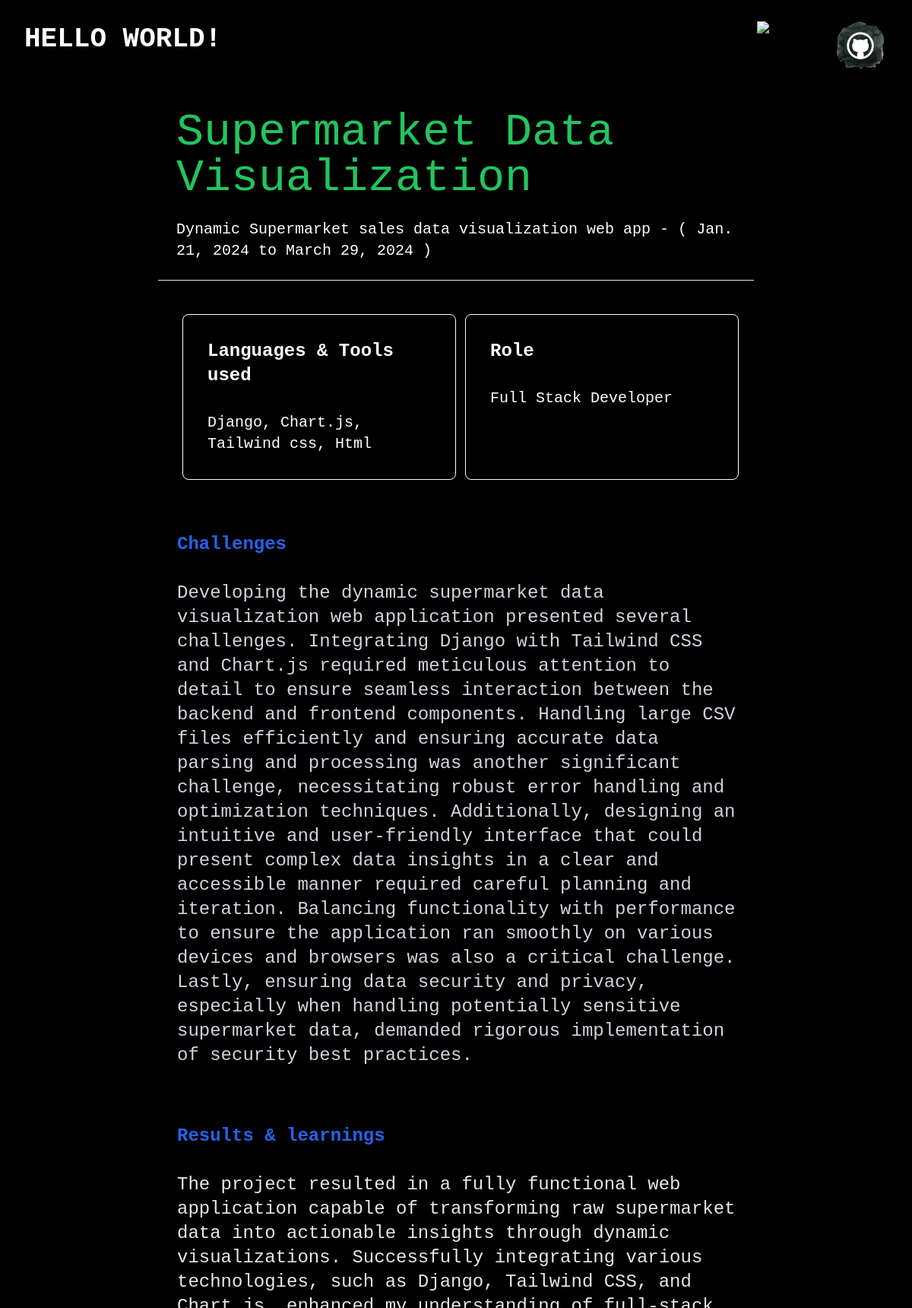
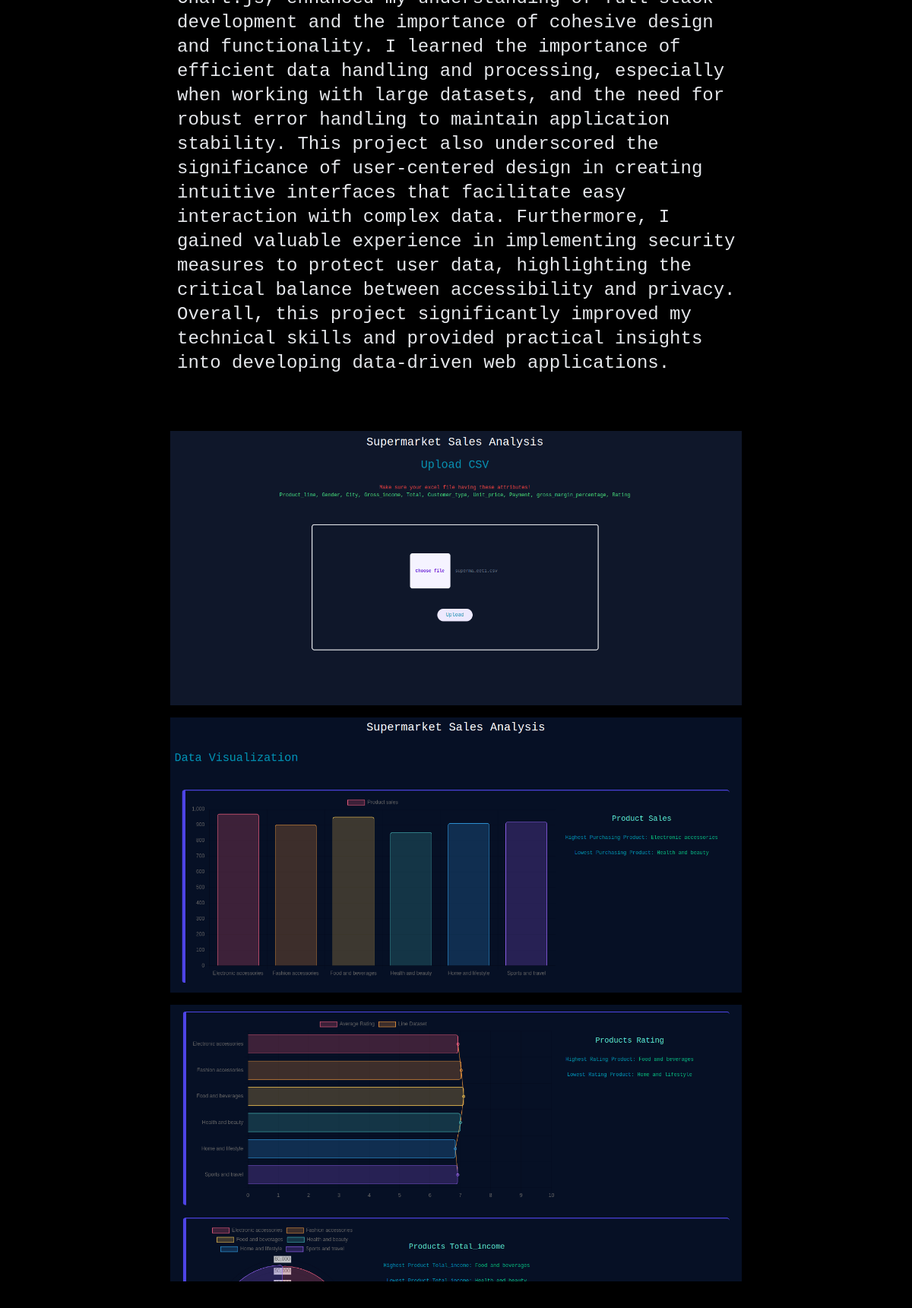
The page /projects/4/ on the database its author committed (2 pictures, top to bottom).
### home/models.py (models this page shows, shortened)
class Projectinfo(models.Model):
    project_name = models.CharField(max_length=50)
    project_description = models.CharField(max_length=225)
    technologies_used = models.CharField(max_length=225)
    role = models.CharField(max_length=50)
    challenges = models.TextField()
    results_learnings = models.TextField()
    start_timeline = models.DateField()
    end_timeline = models.DateField()
    post_date = models.DateTimeField(auto_now_add=True)
    project_link = models.CharField(max_length=255)
    image1=models.ImageField(upload_to=GetFileName,null=True,blank=True)
    image2=models.ImageField(upload_to=GetFileName,null=True,blank=True)
    image3=models.ImageField(upload_to=GetFileName,null=True,blank=True)

### home/views.py (the view)
# urls.py: path('projects/<int:project_id>/',views.projects,name="projects"),
def projects(request,project_id):
    project = get_object_or_404(Projectinfo,id=project_id)
    print(project.image1)
    return render(request,'projects.html',{"project":project})

### home/templates/projects.html
{% extends 'main.html' %}
{% block home %}
 <div class="text-white mt-36 m-0 md:m-52 font-mono">
    {% load static %}
    <h2 class="text-left text-4xl md:text-6xl ml-6 text-green-500">{{project.project_name}}</h2><br>
    <span class="flex flex-wrap">
    <h4 class="text-xl ml-6 w-full  ">{{project.project_description}} - ( {{project.start_timeline}} to {{project.end_timeline}} )</h4>
    </span><br><hr><br>
    <span class="flex m-5">
    <h4 class="text-lg md:text-2xl ml-3 border border-white text-left p-8 w-1/2 bg-black rounded-lg font-bold">Languages & Tools used<br><br><p class="text-base md:text-xl font-medium">{{project.technologies_used}}</p></h4><br><br>
    <h4 class="text-lg md:text-2xl ml-3 border border-white text-left p-8 w-1/2 bg-black rounded-lg font-bold">Role<br><br><p class="text-base md:text-xl font-medium">{{project.role}}</p></h4><br>
    </span><br><br>
    <h4 class="text-xl md:text-2xl ml-2 border border-black text-left px-4 md:px-16 bg-black rounded-lg font-bold text-blue-600">Challenges<br><br><p class="text-base md:text-2xl font-normal text-gray-300">{{project.challenges}}<p></h4><br><br><br>
    <h4 class="text-xl md:text-2xl ml-2 border border-black text-left px-4 md:px-16 bg-black rounded-lg font-bold text-blue-600">Results & learnings<br><br><p class="text-base md:text-2xl font-normal text-gray-200">{{project.results_learnings}}<p><br><br>
       </h4>
       <span class="flex justify-center  flex-wrap ">
        <image src='/{{ project.image1 }}' alt="project image 1" class="w-full rounded px-4 md:px-16 py-2 md:py-2">
        <image src='/{{ project.image2 }}' alt="project image 2" class="w-full rounded px-4 py-2 md:px-16 md:py-2">
        <image src='/{{ project.image3 }}' alt="project image 3" class="w-full rounded px-4 py-2 md:px-16 md:py-2">
       </span>
 </div>
{% endblock home %}

### home/templates/main.html (shortened to what this page needs)
<!DOCTYPE html>
<html class="scroll-smooth">
    <head>
        <link href="https://cdn.jsdelivr.net/npm/tailwindcss@2.2.19/dist/tailwind.min.css" rel="stylesheet">
    </head>
    <body class="bg-black text-white font-mono">
        {% load static %}
        <link rel="stylesheet" href="{% static 'css/animations.css' %}">
        <link rel="stylesheet" href="{% static 'css/tailwind.css' %}">
        <div class="px-4 top-0 py-4 align-center w-full font-bold flex justify-between fixed ">
            <h1 class="text-md sm:text-md md:text-2xl lg:text-4xl p-4" id="hist-text">HELLO WORLD!</h1>
            <ul class="flex font-semibold list-none text-sm md:text-md lg:text-lg animate-fadeInSide justify-evenly">
            <a href="https://www.linkedin.com/in/ajithkumar-t-developer"><li class="w-10 md:w-16 h-10 md:h-16 mx-5 my-3 hover:bg-blue-600 rounded-lg  border-white"><image src="{% static "images/linkedin.png" %}"></li></a>
            <a href="https://github.com/ajithkumart445"><li class="w-10 md:w-16 h-10 md:h-16 mx-5 my-3 hover:bg-gray-500 rounded-lg  border-white hover:border-green-500"><image src="{% static "images/github.png" %}"></li></a></ul>
        </div>
            {% block home %}
            {% endblock home %}
    </body>
</html>

### home/static/css/animations.css (style rules this page uses)
.animate-fadeInSide { animation: fadeInSide 1.5s ease-in-out backwards; transition-delay: 10s; }

### rows shown on the page
Projectinfo: project_name "Supermarket Data Visualization", project_description "Dynamic Supermarket sales data visualization web app", start_timeline "Jan. 21, 2024", end_timeline "March 29, 2024", technologies_used "Django, Chart.js, Tailwind css, Html", role "Full Stack Developer", challenges "Developing the dynamic supermarket data visualization web application presented several challenges. Integrating Django with Tailwind CSS and Chart.js required meticulous attention to detail to ensure seamless interaction between the backend and frontend components. Handling large CSV files efficiently and ensuring accurate data parsing and processing was another significant challenge, necessitating robust error handling and optimization techniques. Additionally, designing an intuitive and user-friendly interface that could present complex data insights in a clear and accessible manner required careful planning and iteration. Balancing functionality with performance to ensure the application…", results_learnings "The project resulted in a fully functional web application capable of transforming raw supermarket data into actionable insights through dynamic visualizations. Successfully integrating various technologies, such as Django, Tailwind CSS, and Chart.js, enhanced my understanding of full-stack development and the importance of cohesive design and functionality. I learned the importance of efficient data handling and processing, especially when working with large datasets, and the need for robust error handling to maintain application stability. This project also underscored the significance of user-centered design in creating intuitive interfaces that facilitate easy interaction with complex…", image1 (picture), image2 (picture), image3 (picture)
